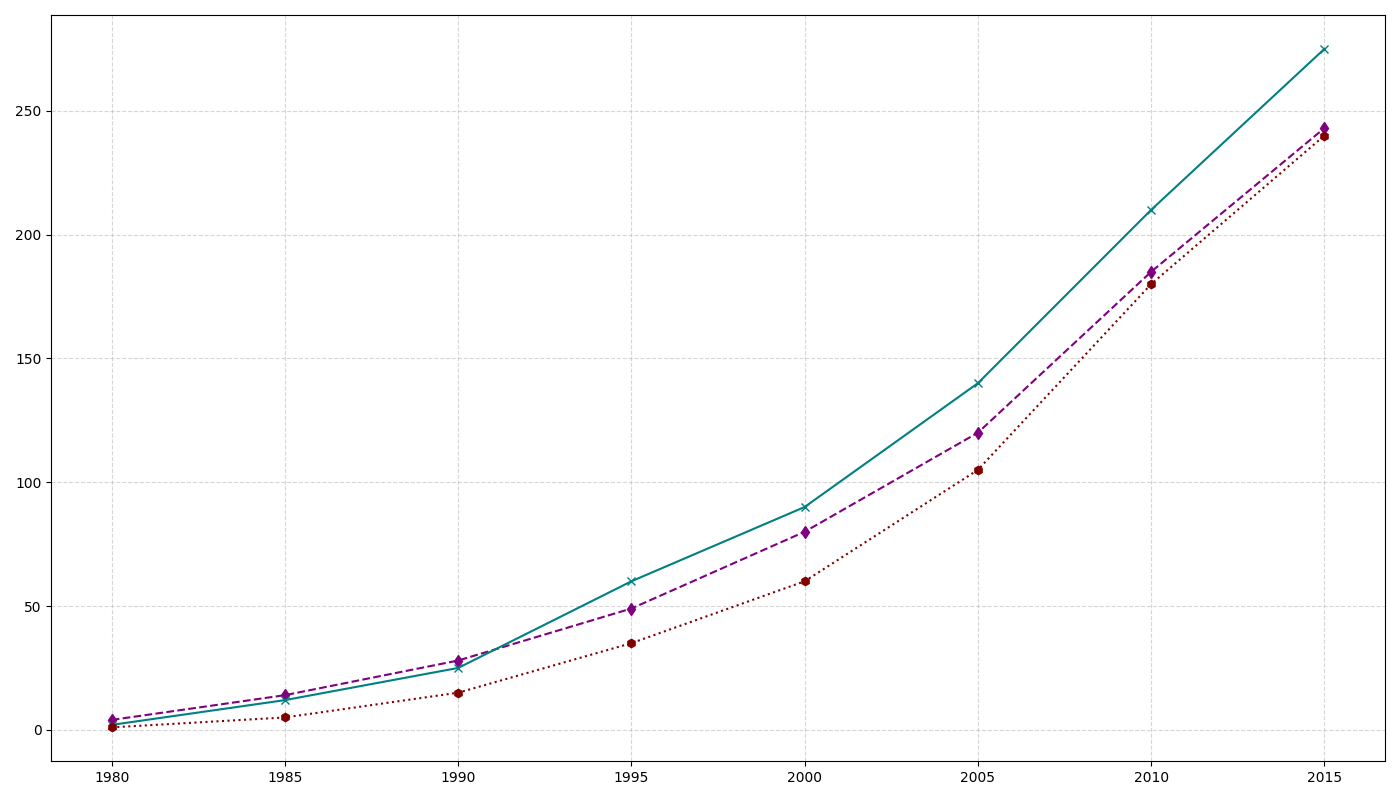

This chart was generated by the following Python code:
import matplotlib.pyplot as plt
import numpy as np

years = np.array(range(1980, 2020, 5))
country_a_production = np.array([4, 14, 28, 49, 80, 120, 185, 243])
country_b_production = np.array([2, 12, 25, 60, 90, 140, 210, 275])
country_c_production = np.array([1, 5, 15, 35, 60, 105, 180, 240])

fig, ax = plt.subplots(figsize=(14, 8))

ax.plot(years, country_a_production, marker='d', linestyle='--', linewidth=1.5, color='purple')
ax.plot(years, country_b_production, marker='x', linestyle='-', linewidth=1.5, color='teal')
ax.plot(years, country_c_production, marker='h', linestyle=':', linewidth=1.5, color='maroon')

ax.grid(True, linestyle='--', alpha=0.5)

plt.tight_layout()
plt.show()
